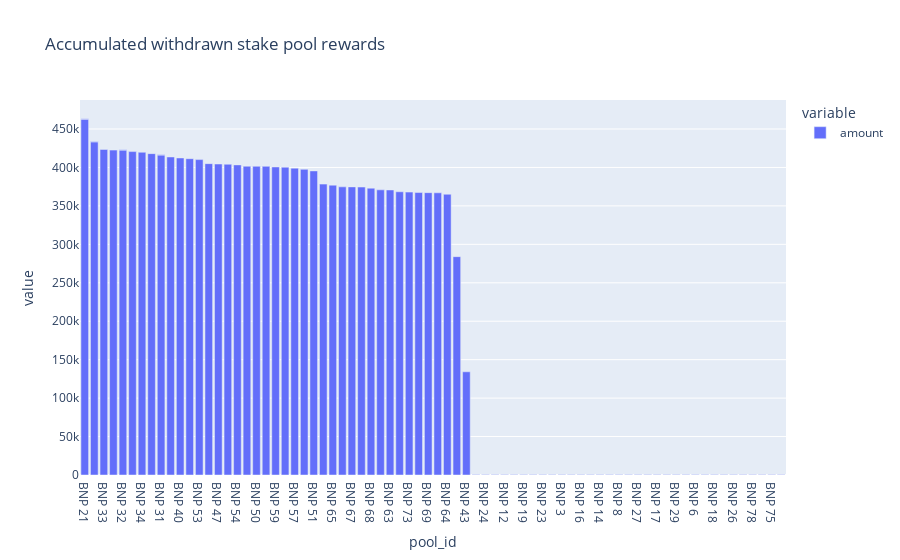

Source (notebook cell):
### Code cell
import json
with open(Path().cwd() / '../data/binance_pool_names.json', 'r') as f:
    binance_pool_names = json.load(f)

pd.options.plotting.backend = 'plotly'
staking_rewards = joined_internal[joined_internal['utxo_type'] == 'output'].groupby('pool_id')['amount'].sum().sort_values(ascending=False)
print('Total withdrawn staking rewards:', staking_rewards.rename(index=binance_pool_names).sum(), 'ADA')
staking_rewards.rename(index=binance_pool_names).plot(kind='bar', title='Accumulated withdrawn stake pool rewards')

### Figure 1 — Plotly figure (JSON) as saved in the notebook; plotly's stock layout.template omitted (floating-point values rounded to 4 significant figures)
{"data": [{"alignmentgroup": "True", "hovertemplate": "variable=amount<br>pool_id=%{x}<br>value=%{y}<extra></extra>", "legendgroup": "amount", "marker": {"color": "#636efa", "pattern": {"shape": ""}}, "name": "amount", "offsetgroup": "amount", "orientation": "v", "showlegend": true, "textposition": "auto", "type": "bar", "x": ["BNP 21", "BNP 30", "BNP 33", "BNP 35", "BNP 32", "BNP 38", "BNP 34", "BNP 41", "BNP 31", "BNP 42", "BNP 40", "BNP 36", "BNP 53", "BNP 49", "BNP 47", "BNP 55", "BNP 54", "BNP 46", "BNP 50", "BNP 58", "BNP 59", "BNP 56", "BNP 57", "BNP 48", "BNP 51", "BNP 71", "BNP 65", "BNP 72", "BNP 67", "BNP 70", "BNP 68", "BNP 66", "BNP 63", "BNP 60", "BNP 73", "BNP 61", "BNP 69", "BNP 62", "BNP 64", "BNP 45", "BNP 43", "BNP 15", "BNP 24", "BNP 5", "BNP 12", "BNP 13", "BNP 19", "BNP 4", "BNP 23", "BNP 11", "BNP 30", "BNP 3", "BNP 7", "BNP 16", "BNP 10", "BNP 14", "BNP 28", "BNP 21", "BNP 8", "BNP 1", "BNP 27", "BNP 2", "BNP 31", "BNP 17", "BNP 9", "BNP 29", "BNP 20", "BNP 6", "BNP 22", "BNP 18", "BNP 25", "BNP 26", "BNP 32", "BNP 74", "BNP 78", "BNP 77", "BNP 75", "BNP 76"], "xaxis": "x", "y": [462800.0, 433300.0, 423400.0, 422600.0, 422600.0, 420600.0, 419700.0, 418000.0, 416200.0, 413600.0, 412300.0, 411400.0, 410200.0, 405000.0, 404500.0, 404200.0, 403300.0, 401600.0, 401500.0, 401500.0, 400600.0, 400400.0, 399100.0, 397500.0, 395500.0, 378300.0, 377000.0, 374800.0, 374700.0, 374500.0, 373100.0, 370900.0, 370700.0, 368400.0, 368000.0, 367400.0, 367200.0, 367000.0, 365100.0, 284000.0, 134200.0, 552.9, 552.9, 552.9, 552.9, 552.9, 552.9, 552.9, 552.9, 552.9, 552.9, 552.9, 552.9, 552.9, 552.9, 552.9, 552.9, 552.9, 552.9, 552.9, 552.9, 552.9, 552.9, 552.9, 552.9, 552.9, 552.9, 552.9, 552.9, 552.9, 552.9, 552.9, 536.5, 535.5, 535.5, 535.5, 535.5, 535.5], "yaxis": "y"}], "layout": {"barmode": "relative", "legend": {"title": {"text": "variable"}, "tracegroupgap": 0}, "title": {"text": "Accumulated withdrawn stake pool rewards"}, "xaxis": {"anchor": "y", "domain": [0, 1], "title": {"text": "pool_id"}}, "yaxis": {"anchor": "x", "domain": [0, 1], "title": {"text": "value"}}}}
